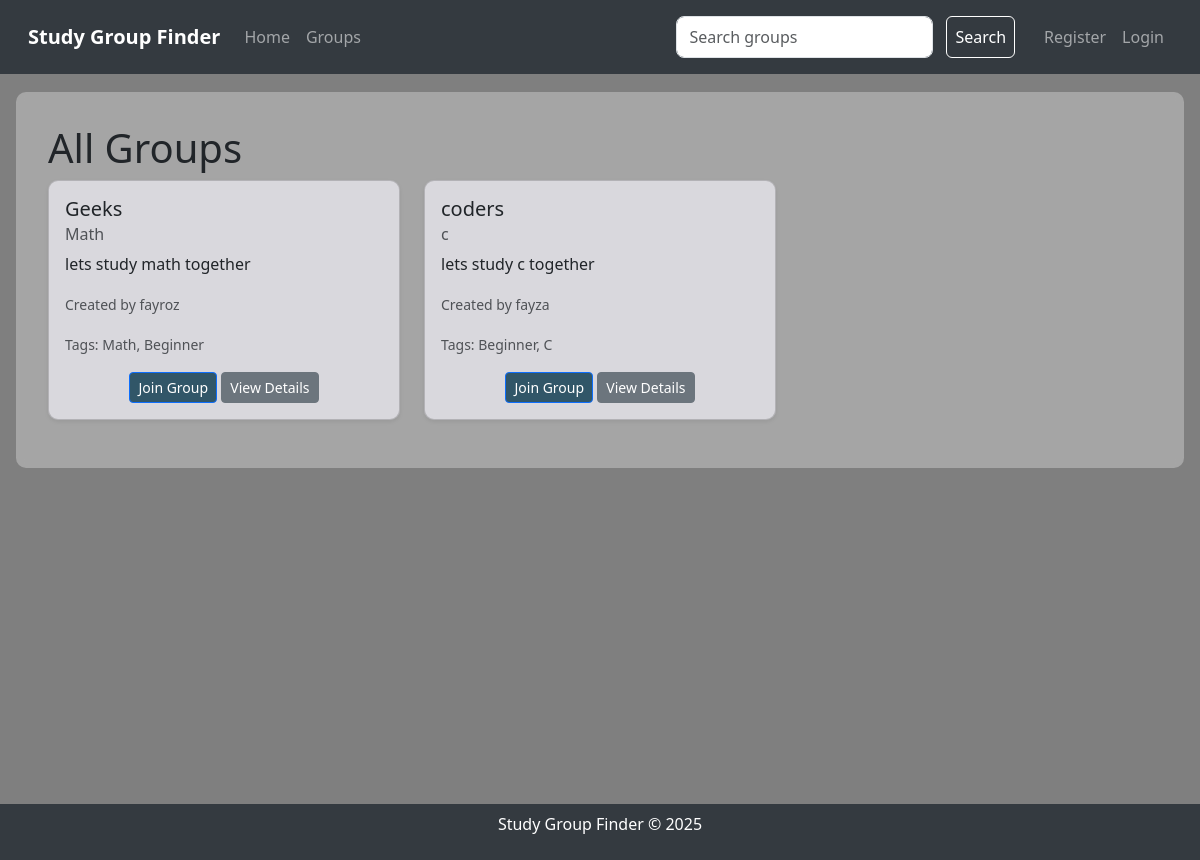
Screenshot of /groups with the database file from the repository.
### tables this page shows
CREATE TABLE groups
                 (id INTEGER PRIMARY KEY AUTOINCREMENT,
                  name TEXT NOT NULL,
                  subject TEXT NOT NULL,
                  description TEXT,
                  creator_id INTEGER,
                  FOREIGN KEY (creator_id) REFERENCES users(id));

CREATE TABLE users
                 (id INTEGER PRIMARY KEY AUTOINCREMENT,
                  username TEXT UNIQUE NOT NULL,
                  password TEXT NOT NULL,
                  bio TEXT,
                  interests TEXT);

CREATE TABLE tags
                 (id INTEGER PRIMARY KEY AUTOINCREMENT,
                  name TEXT NOT NULL UNIQUE);

### app.py (the view)
@app.route('/groups')
def groups():
    conn = sqlite3.connect('study_groups.db')
    c = conn.cursor()
    c.execute("SELECT groups.id, groups.name, groups.subject, groups.description, users.username "
              "FROM groups JOIN users ON groups.creator_id = users.id")
    groups = c.fetchall()
    tags_dict = {}
    for group in groups:
        c.execute("SELECT tags.name FROM tags JOIN group_tags ON tags.id = group_tags.tag_id WHERE group_tags.group_id = ?", (group[0],))
        tags_dict[group[0]] = c.fetchall()
    try:
        c.execute("SELECT COUNT(*) FROM notifications WHERE user_id = ? AND read = FALSE",
                  (session.get('user_id', 0),))
        notification_count = c.fetchone()[0]
    except sqlite3.OperationalError:
        init_db()
        notification_count = 0
    conn.close()
    return render_template('groups.html', groups=groups, tags_dict=tags_dict, notification_count=notification_count)

### app.py (called while the page is built)
@app.after_request
def add_header(response):
    response.headers["Cache-Control"] = "no-cache, no-store, must-revalidate"
    response.headers["Pragma"] = "no-cache"
    response.headers["Expires"] = "0"
    return response

@app.after_request
def add_header(response):
    response.headers["Cache-Control"] = "no-cache, no-store, must-revalidate"
    response.headers["Pragma"] = "no-cache"
    response.headers["Expires"] = "0"
    return response

### templates/groups.html (shortened to what this page needs)
{% extends "layout.html" %}
{% block content %}
    <div class="page-content">
        <h1>All Groups</h1>
        {% if groups %}
            <div class="row">
                {% for group in groups %}
                    <div class="col-md-4 mb-3">
                        <div class="card group-card shadow-sm">
                            <div class="card-body">
                                <h5 class="card-title">{{ group[1] }}</h5>
                                <h6 class="card-subtitle mb-2 text-muted">{{ group[2] }}</h6>
                                <p class="card-text">{{ group[3] }}</p>
                                <p class="card-text"><small class="text-muted">Created by {{ group[4] }}</small></p>
                                <p class="card-text"><small class="text-muted">Tags:
                                    {% set group_id = group[0] %}
                                    {% for tag in (tags_dict[group_id] if group_id in tags_dict else []) %}
                                        {{ tag[0] }}{% if not loop.last %}, {% endif %}
                                    {% endfor %}
                                </small></p>
                                <div class="text-center">
                                    <a href="{{ url_for('join_group', group_id=group[0]) }}" class="btn btn-primary btn-sm">Join Group</a>
                                    <a href="{{ url_for('group_details', group_id=group[0]) }}" class="btn btn-secondary btn-sm">View Details</a>
                                </div>
                            </div>
                        </div>
                    </div>
                {% endfor %}
            </div>
        {% else %}
            <p>No groups found. Create one!</p>
        {% endif %}
    </div>
{% endblock %}

### static/styles.css (style rules this page uses)
body { background-image: url('/static/background.jpg'); background-size: cover; background-position: center; background-blend-mode: overlay; background-color: rgba(0, 0, 0, 0.5); min-height: 100vh; margin: 0; padding: 0; }
.page-content { backdrop-filter: blur(5px); background-color: rgba(255, 255, 255, 0.3); border-radius: 10px; padding: 2rem; max-width: 1200px; margin: 0 auto; }
.card { background-color: rgba(231, 229, 236, 0.8); border-radius: 10px; box-shadow: 0 4px 8px rgba(0, 0, 0, 0.1); transition: transform 0.2s; }
.btn-primary { background-color: #315668; }

### rows the page displays
groups: name "Geeks", subject "Math", description "lets study math together", username "fayroz"
tags: name "Math"
tags: name "Beginner"
groups: name "coders", subject "c", description "lets study c together", username "fayza"
tags: name "C"
